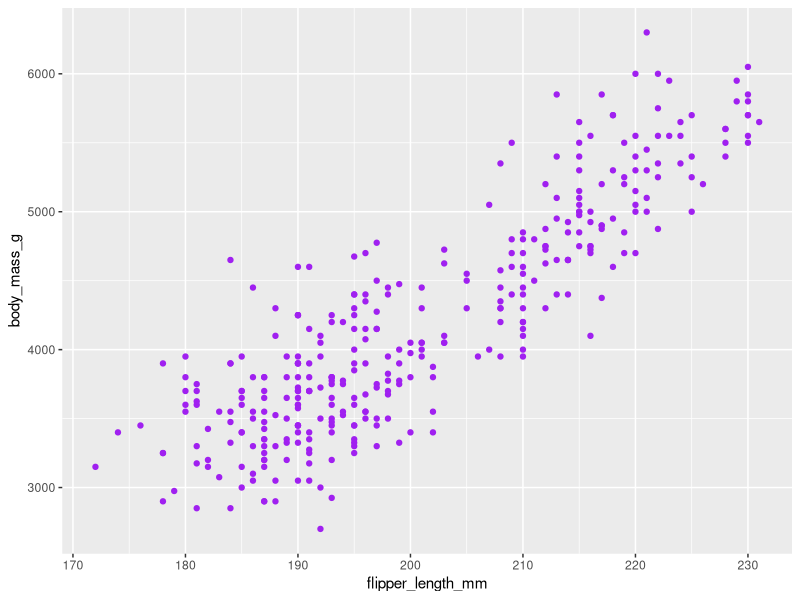
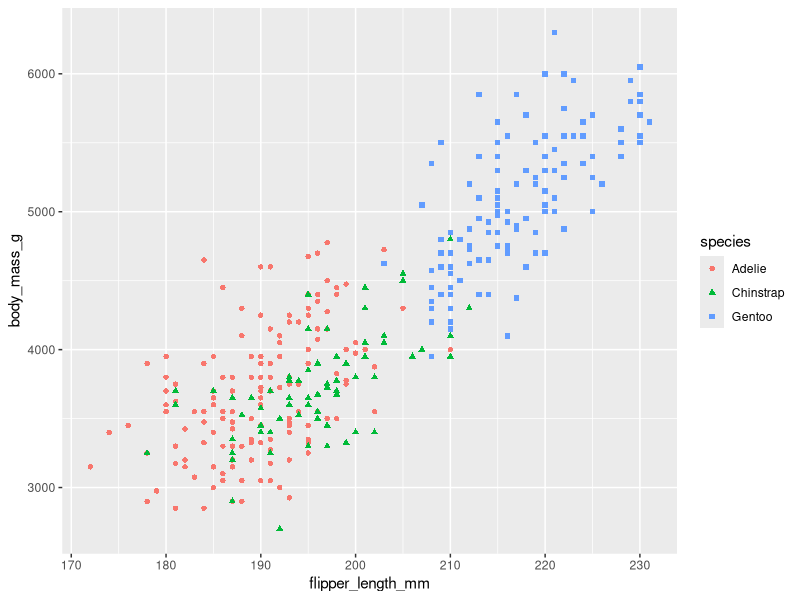
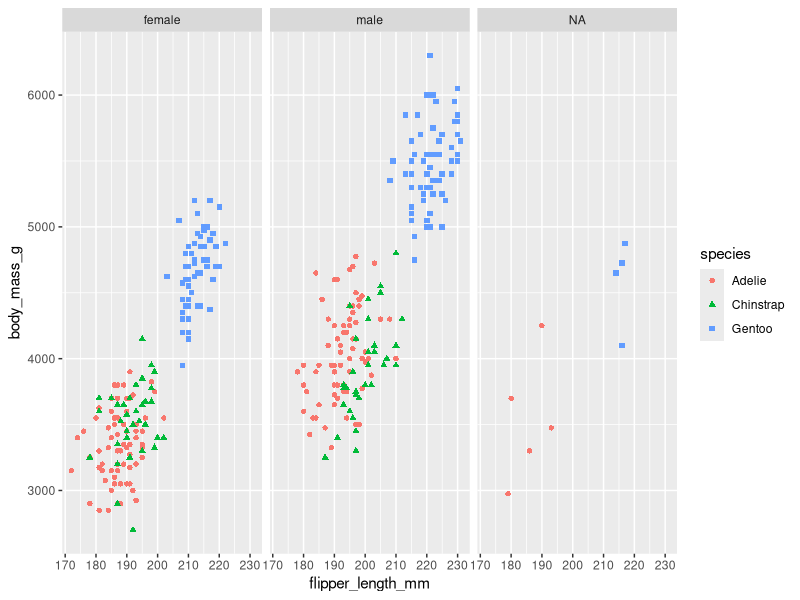
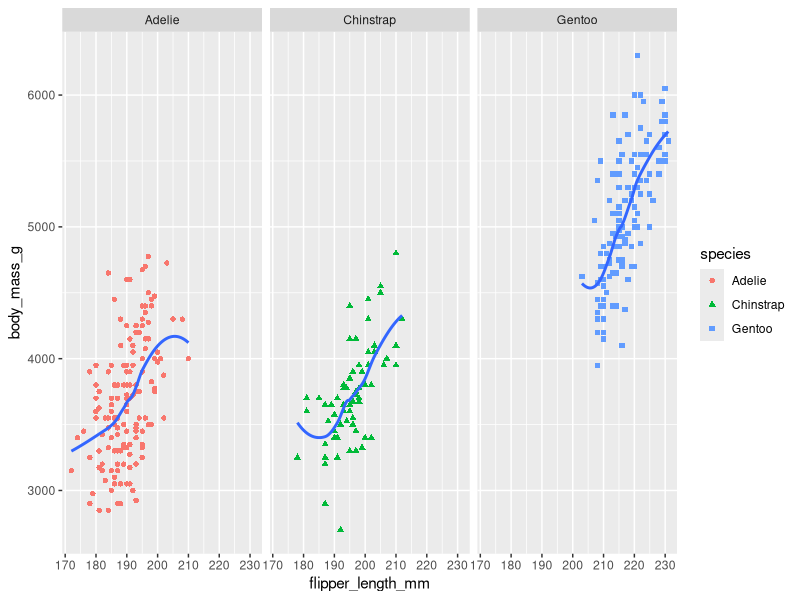

Source code (R) for these figures, in order:
## ---- chunk 1
library(tidyverse)
library(palmerpenguins)
## ---- chunk 2
ggplot(penguins, aes(flipper_length_mm, body_mass_g))+
  geom_point(color = "purple")
## ---- chunk 3
ggplot(penguins, aes(flipper_length_mm, body_mass_g))+
  geom_point(aes(shape=species, color = species))
## ---- chunk 4
ggplot(penguins,aes(flipper_length_mm, body_mass_g))+
  geom_point(aes(color=species,
                 shape=species))+
  facet_wrap(~sex)
## ---- chunk 5
library(palmerpenguins)
library(tidyverse)
library(lubridate)

penguins %>% 
  ggplot(aes(flipper_length_mm, body_mass_g)) + 
  geom_point(aes(shape = species, color = species))+
  geom_smooth(se=FALSE)+
  facet_wrap(~species)

